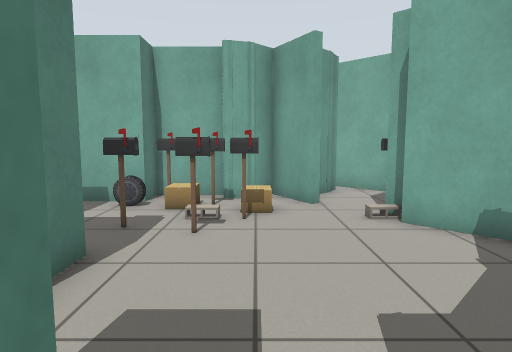
View 1 (above)

16 first-person views from a walk through a Gazebo world. The camera is 0.94 m above the floor, tilts 6° down and sees 75° across. Floor lines are 1 m apart. The floor is counted in squares, 0.5 m on a side. Each view is taken from the middle of a square. On the plan, view 1 faces up. The plan holds only what a view shows up to about 17 squares ahead; the rest is blank. The place goes on beyond the plan. Robots are left out. Simple patterns stand in for the simulator's built-in surfaces. Simple shapes stand in for some stock models.

View 2
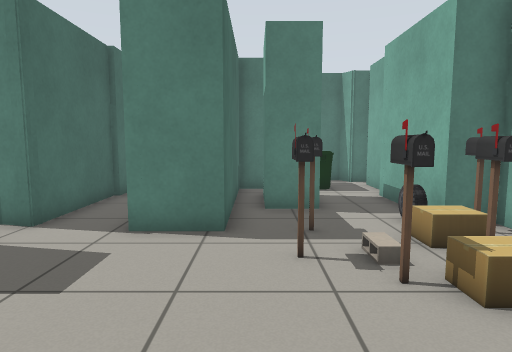

View 3
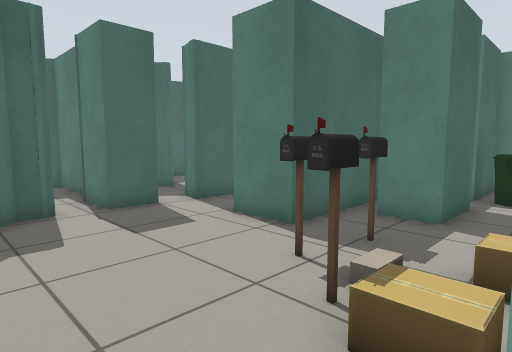

View 4
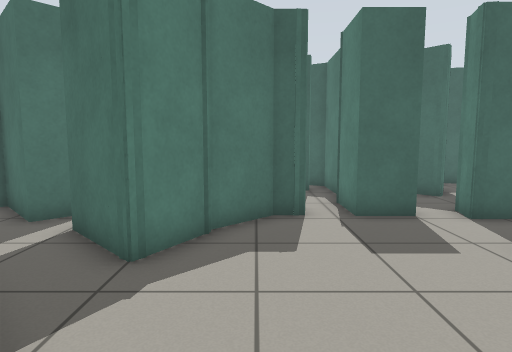

View 5
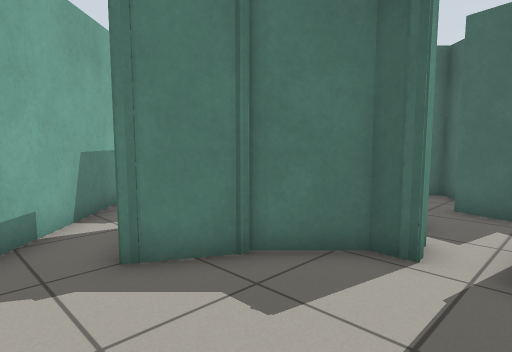

View 6
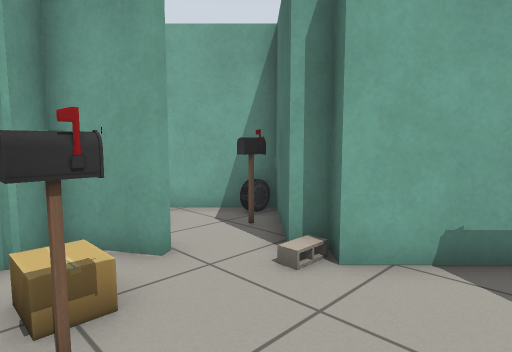

View 7
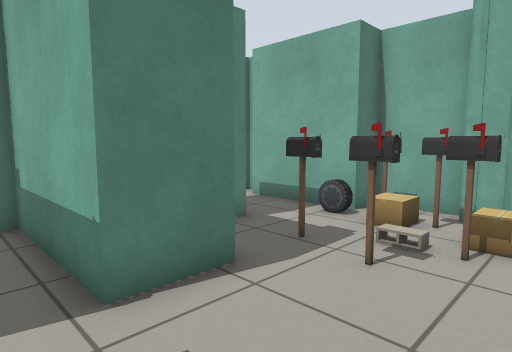

View 8
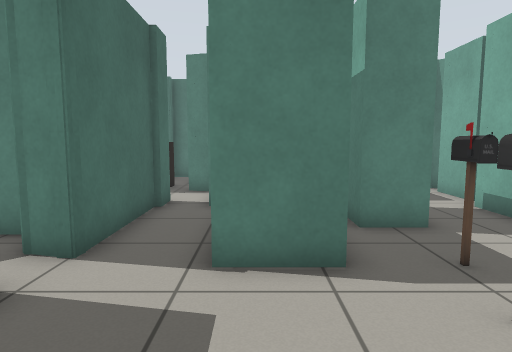

View 9
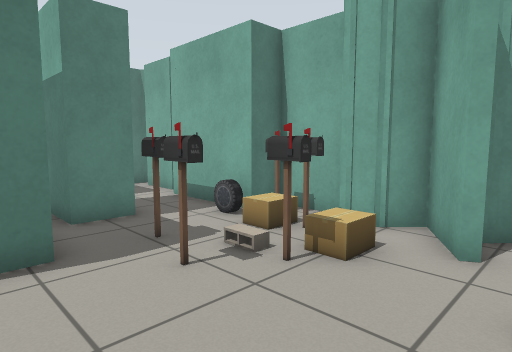

View 10
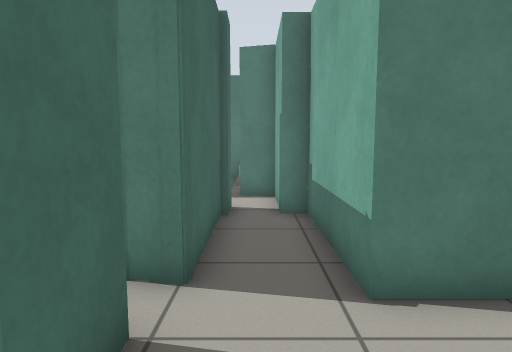

View 11
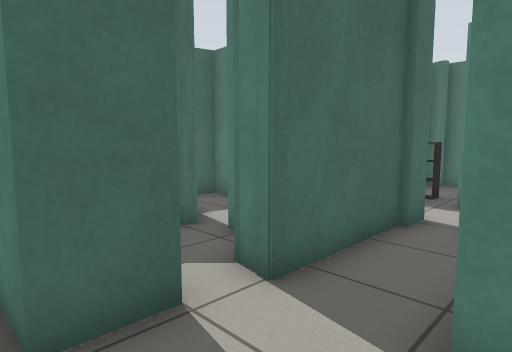

View 12
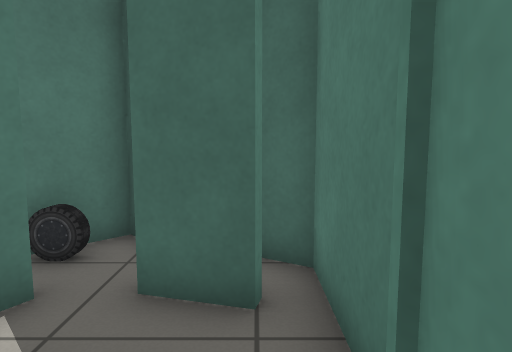

View 13
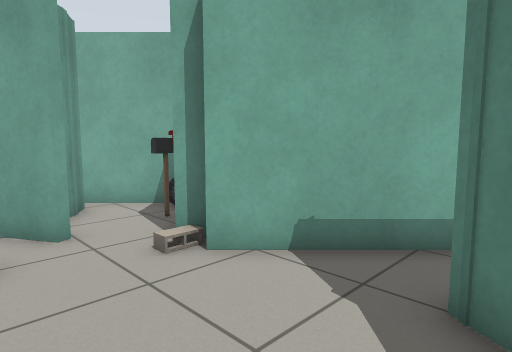

View 14
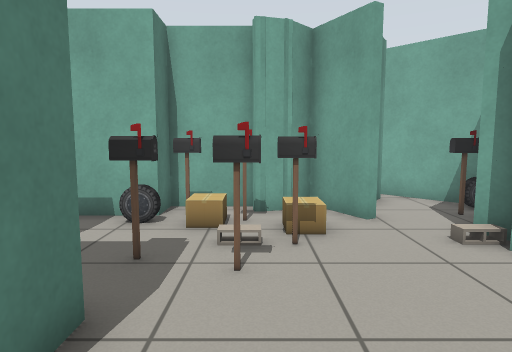

View 15
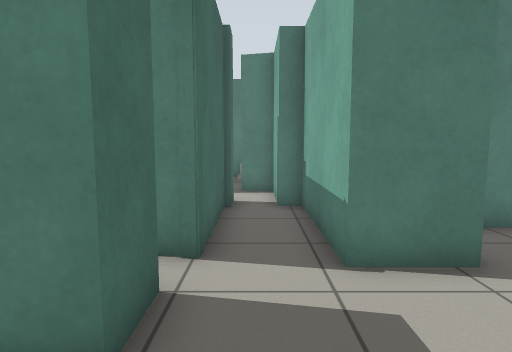

View 16
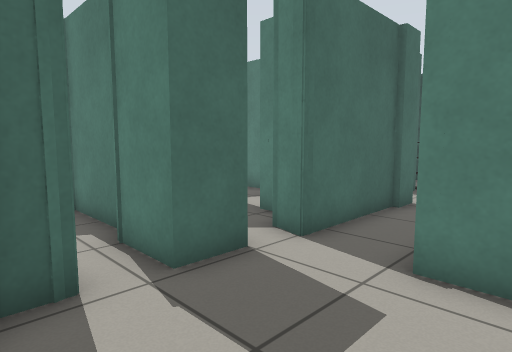

### Floor plan
Points are (right, up) in squares from view 1. A wall is a line through its corners. A room is listed if a view was taken in it or the views show most of it. See-through windows are left out.
Room 1 (views 1, 2, 3, 4, 5, 6, 7, 8, 9, 10, 11, 12, 13, 14, 15, 16)
walls: (1.7, 9.8) (0.6, 11.7) (-0.1, 11) (-1, 10.7); (-0.6, 10.8) (-1.1, 10.8); (-2.1, 0.8) (-0.5, 0.8) (-0.5, -1.3); (2.9, 2.2) (4, 4) (6, 2); (-4.4, 10.3) (-7.5, 10.3); (-1, 11.5) (-3.5, 11.5) (-3.5, 10.4); (0.8, 0.8) (1.7, 0.8) (3.1, 2.2); (0.7, 0.6) (1.1, 0.8); (-7.6, 7.8) (-5.1, 7.8) (-5.1, 6.3) (-6.7, 6.3); (2.8, 12.3) (1.6, 11.1); (3, 12.8) (2.5, 11.9); (-0.9, -2) (-0.9, -4.8); (-7.5, 1.1) (-3.2, 1.1); (-9, 7.6) (-9, 5.3) (-2.8, 5.3) (-2.8, 3.3) (-7.5, 3.3) (-7.5, 2.7) (-8.5, 2.7); (-8.3, 10.8) (-10.4, 10.8); (-8.5, 1.3) (-7.4, 1.3); (6.5, 0.7) (7.2, 1.4) (8.6, 0.1); (-0.1, -3.5) (1.5, -3.9); (2.6, -3.9) (2.9, -3.4); (-11.6, 7.6) (-9.4, 7.6); (9, 1.9) (3.4, 7.6) (3.9, 8.1) (3.4, 8.6) (6, 11.2) (3.6, 13.6); (-11.3, 10.4) (-11.9, 10) (-11.9, 7.4); (1.9, -6) (2.5, -6.6) (3.8, -5.3)
ways out: opening at (-8, 2)
objects: bin (-10, 8) to (-9, 9); car (-4, 10); postbox (-3, 7); postbox (-3, 11); cardboard box (-2, 9) to (-2, 10); postbox (-1, 7); cinder block (-1, 8); postbox (-1, 10); postbox (0, 8); cardboard box (0, 9); car (3, -5); cinder block (3, 8); postbox (4, 10); car (5, 11)

Positions as (right, up) in squares from view 1, and headings:
1: (0, 0), facing up
2: (4, 6), facing left
3: (3, 10), facing down-left
4: (2, 9), facing down
5: (-1, 6), facing down-right
6: (-1, 5), facing up-right
7: (1, 2), facing up-left
8: (2, 4), facing left
9: (3, 4), facing up-left
10: (1, 2), facing left
11: (0, 4), facing down-left
12: (0, 0), facing down
13: (0, 3), facing up-right
14: (-1, 2), facing up
15: (2, 2), facing left
16: (2, 5), facing down-left
